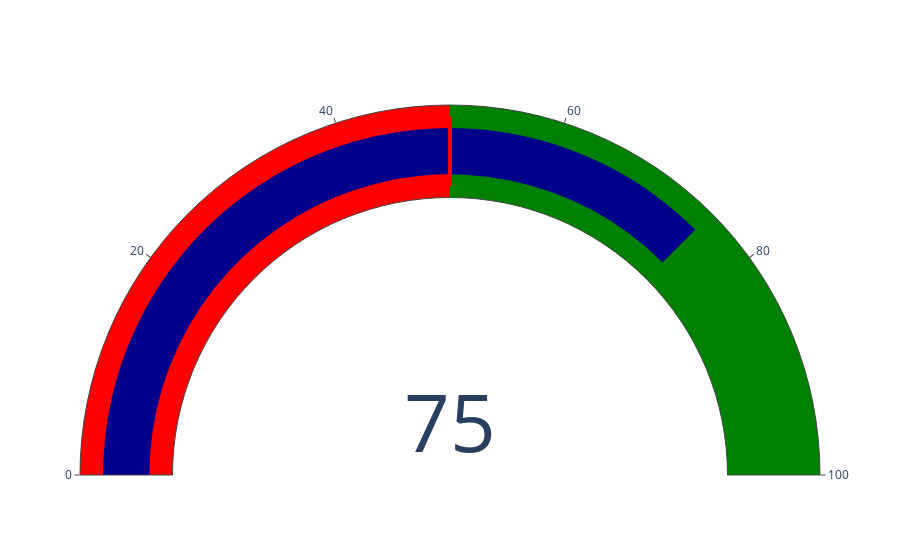

The code cell stored with this chart in its notebook:
### Code cell
def gauge_chart(achievement_rate):
    fig = go.Figure(go.Indicator(
        mode = "gauge+number",
        value = achievement_rate,
        gauge = {
            'axis': {'range': [None, 100]},
            'bar': {'color': "darkblue"},
            'steps' : [
                {'range': [0, 50], 'color': "red"},
                {'range': [50, 100], 'color': "green"}],
            'threshold': {
                'line': {'color': "red", 'width': 4},
                'thickness': 0.75,
                'value': 50}}))
    fig.show()

# Example usage:
gauge_chart(75) # displays a gauge chart with 75% achievement rate

### Figure 1 — Plotly figure (JSON) as saved in the notebook; plotly's stock layout.template omitted (floating-point values rounded to 4 significant figures)
{"data": [{"gauge": {"axis": {"range": [null, 100]}, "bar": {"color": "darkblue"}, "steps": [{"color": "red", "range": [0, 50]}, {"color": "green", "range": [50, 100]}], "threshold": {"line": {"color": "red", "width": 4}, "thickness": 0.75, "value": 50}}, "mode": "gauge+number", "type": "indicator", "value": 75}], "layout": {}}
